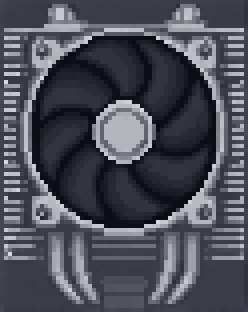
#> input picture _tools/art/src/cooler-front.png, 62 x 78 px (shown 4 times larger)
$ python home_icon.py src/cooler-front.png out.png
#> lines starting #> are read from the running program, lines starting #| are printed output that depends on the picture
import sys
from PIL import Image
fan = Image.open(sys.argv[1]).convert('RGBA')          # 51 x 51 case-fan texture
#> fan is the input picture: PIL image 62x78 RGBA; mean R, G, B, A 76.7, 78.2, 88.5, 255
big = fan.resize((fan.width * 3, fan.height * 3), Image.NEAREST)   # whole pixels only
o = (big.width - 144) // 2
#> o = 21
big.crop((o, o, o + 144, o + 144)).save(sys.argv[2]); print('icon 144x144 from', fan.size)
#> after `big.crop((o, o, o + 144, o + 144)).save(sys.argv[2])`:
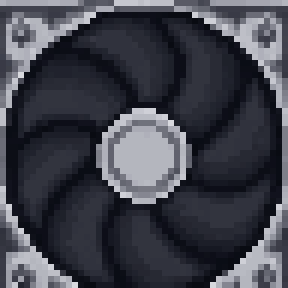
#> saved as out.png: PIL image 144x144 RGBA (shown 2 times larger); mean R, G, B, A 65, 66.8, 76.5, 255
#| icon 144x144 from (62, 78)
